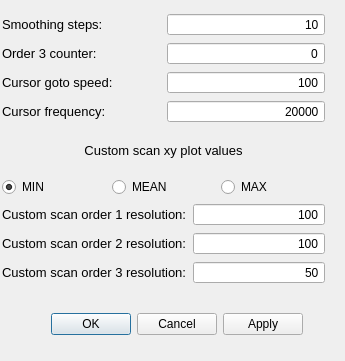
<?xml version="1.0" encoding="UTF-8"?>
<ui version="4.0">
 <class>SettingsDialog</class>
 <widget class="QDialog" name="SettingsDialog">
  <property name="geometry">
   <rect>
    <x>0</x>
    <y>0</y>
    <width>345</width>
    <height>361</height>
   </rect>
  </property>
  <property name="sizePolicy">
   <sizepolicy hsizetype="Fixed" vsizetype="Preferred">
    <horstretch>0</horstretch>
    <verstretch>0</verstretch>
   </sizepolicy>
  </property>
  <property name="windowTitle">
   <string>qudi: Laserscanner - Settings</string>
  </property>
  <widget class="QDialogButtonBox" name="buttonBox">
   <property name="geometry">
    <rect>
     <x>10</x>
     <y>310</y>
     <width>293</width>
     <height>28</height>
    </rect>
   </property>
   <property name="orientation">
    <enum>Qt::Horizontal</enum>
   </property>
   <property name="standardButtons">
    <set>QDialogButtonBox::Apply|QDialogButtonBox::Cancel|QDialogButtonBox::Ok</set>
   </property>
  </widget>
  <widget class="QWidget" name="">
   <property name="geometry">
    <rect>
     <x>2</x>
     <y>13</y>
     <width>323</width>
     <height>271</height>
    </rect>
   </property>
   <layout class="QVBoxLayout" name="verticalLayout_2">
    <item>
     <layout class="QHBoxLayout" name="horizontalLayout_3">
      <item>
       <widget class="QLabel" name="smoothing_steps_label">
        <property name="font">
         <font>
          <pointsize>10</pointsize>
         </font>
        </property>
        <property name="toolTip">
         <string>&lt;html&gt;&lt;head/&gt;&lt;body&gt;&lt;p&gt;That is the inverse time how long the scanner stays at the desired position during the scan and counts.&lt;/p&gt;&lt;/body&gt;&lt;/html&gt;</string>
        </property>
        <property name="text">
         <string>Smoothing steps:</string>
        </property>
       </widget>
      </item>
      <item>
       <widget class="QSpinBox" name="smoothing_steps_spinBox">
        <property name="alignment">
         <set>Qt::AlignRight|Qt::AlignTrailing|Qt::AlignVCenter</set>
        </property>
        <property name="buttonSymbols">
         <enum>QAbstractSpinBox::NoButtons</enum>
        </property>
        <property name="maximum">
         <number>1000</number>
        </property>
        <property name="value">
         <number>10</number>
        </property>
       </widget>
      </item>
     </layout>
    </item>
    <item>
     <layout class="QHBoxLayout" name="horizontalLayout_4">
      <item>
       <widget class="QLabel" name="order_3_counter_label">
        <property name="font">
         <font>
          <pointsize>10</pointsize>
         </font>
        </property>
        <property name="toolTip">
         <string>&lt;html&gt;&lt;head/&gt;&lt;body&gt;&lt;p&gt;That is the inverse time how long the scanner stays at the desired position during the scan and counts.&lt;/p&gt;&lt;/body&gt;&lt;/html&gt;</string>
        </property>
        <property name="text">
         <string>Order 3 counter:</string>
        </property>
       </widget>
      </item>
      <item>
       <widget class="QSpinBox" name="order_3_counter_spinBox">
        <property name="alignment">
         <set>Qt::AlignRight|Qt::AlignTrailing|Qt::AlignVCenter</set>
        </property>
        <property name="buttonSymbols">
         <enum>QAbstractSpinBox::NoButtons</enum>
        </property>
        <property name="maximum">
         <number>1000000</number>
        </property>
        <property name="value">
         <number>0</number>
        </property>
       </widget>
      </item>
     </layout>
    </item>
    <item>
     <layout class="QHBoxLayout" name="horizontalLayout">
      <item>
       <widget class="QLabel" name="cursor_goto_speed_label">
        <property name="font">
         <font>
          <pointsize>10</pointsize>
         </font>
        </property>
        <property name="toolTip">
         <string/>
        </property>
        <property name="text">
         <string>Cursor goto speed:</string>
        </property>
       </widget>
      </item>
      <item>
       <widget class="QSpinBox" name="cursor_goto_speed_spinBox">
        <property name="alignment">
         <set>Qt::AlignRight|Qt::AlignTrailing|Qt::AlignVCenter</set>
        </property>
        <property name="buttonSymbols">
         <enum>QAbstractSpinBox::NoButtons</enum>
        </property>
        <property name="maximum">
         <number>100000000</number>
        </property>
        <property name="value">
         <number>100</number>
        </property>
       </widget>
      </item>
     </layout>
    </item>
    <item>
     <layout class="QHBoxLayout" name="horizontalLayout_8">
      <item>
       <widget class="QLabel" name="cursor_frequency_label">
        <property name="font">
         <font>
          <pointsize>10</pointsize>
         </font>
        </property>
        <property name="toolTip">
         <string/>
        </property>
        <property name="text">
         <string>Cursor frequency:</string>
        </property>
       </widget>
      </item>
      <item>
       <widget class="QSpinBox" name="cursor_frequency_spinBox">
        <property name="alignment">
         <set>Qt::AlignRight|Qt::AlignTrailing|Qt::AlignVCenter</set>
        </property>
        <property name="buttonSymbols">
         <enum>QAbstractSpinBox::NoButtons</enum>
        </property>
        <property name="maximum">
         <number>100000000</number>
        </property>
        <property name="value">
         <number>20000</number>
        </property>
       </widget>
      </item>
     </layout>
    </item>
    <item>
     <layout class="QVBoxLayout" name="verticalLayout">
      <item>
       <widget class="QLabel" name="label_2">
        <property name="font">
         <font>
          <pointsize>10</pointsize>
         </font>
        </property>
        <property name="toolTip">
         <string>&lt;html&gt;&lt;head/&gt;&lt;body&gt;&lt;p&gt;That is basically the 'scan' resolution when the scanner moves backwards to prepare to scan again a line.&lt;/p&gt;&lt;p&gt;How many points are scanned in one line is depending on the resolution. Since the scanner is permanently counting during the scan, only the clock frequency determined the speed, how fast a line is scanned by a given resolution. If the scanner has to move back, it uses the same scan line method but just in the reverse. How many points are approached in the backwards movement depends on the 'return slowness'. If you scan with 100 point resolution and set return slowness to 25, than the return movement will be 4 times faster.&lt;/p&gt;&lt;p&gt;BE CAREFULL NOT TO USE A SMALL NUMBER, SINCE THE SCANNER MIGHT CRASH AGAINST THE BOARDER BECAUSE IT IS MOVING BACK TOO FAST!&lt;/p&gt;&lt;/body&gt;&lt;/html&gt;</string>
        </property>
        <property name="text">
         <string>Custom scan xy plot values</string>
        </property>
        <property name="alignment">
         <set>Qt::AlignCenter</set>
        </property>
       </widget>
      </item>
      <item>
       <layout class="QHBoxLayout" name="horizontalLayout_2">
        <item>
         <widget class="QRadioButton" name="min_radioButton">
          <property name="text">
           <string>MIN</string>
          </property>
          <property name="checked">
           <bool>true</bool>
          </property>
         </widget>
        </item>
        <item>
         <widget class="QRadioButton" name="mean_radioButton">
          <property name="text">
           <string>MEAN</string>
          </property>
          <property name="checked">
           <bool>false</bool>
          </property>
         </widget>
        </item>
        <item>
         <widget class="QRadioButton" name="max_radioButton">
          <property name="text">
           <string>MAX</string>
          </property>
          <property name="checked">
           <bool>false</bool>
          </property>
         </widget>
        </item>
       </layout>
      </item>
     </layout>
    </item>
    <item>
     <layout class="QHBoxLayout" name="horizontalLayout_5">
      <item>
       <widget class="QLabel" name="order_1_resolution_label">
        <property name="font">
         <font>
          <pointsize>10</pointsize>
         </font>
        </property>
        <property name="toolTip">
         <string>&lt;html&gt;&lt;head/&gt;&lt;body&gt;&lt;p&gt;That is the inverse time how long the scanner stays at the desired position during the scan and counts.&lt;/p&gt;&lt;/body&gt;&lt;/html&gt;</string>
        </property>
        <property name="text">
         <string>Custom scan order 1 resolution:</string>
        </property>
       </widget>
      </item>
      <item>
       <widget class="QSpinBox" name="order_1_resolution_spinBox">
        <property name="alignment">
         <set>Qt::AlignRight|Qt::AlignTrailing|Qt::AlignVCenter</set>
        </property>
        <property name="buttonSymbols">
         <enum>QAbstractSpinBox::NoButtons</enum>
        </property>
        <property name="maximum">
         <number>1000000</number>
        </property>
        <property name="value">
         <number>100</number>
        </property>
       </widget>
      </item>
     </layout>
    </item>
    <item>
     <layout class="QHBoxLayout" name="horizontalLayout_6">
      <item>
       <widget class="QLabel" name="order_2_resolution_label">
        <property name="font">
         <font>
          <pointsize>10</pointsize>
         </font>
        </property>
        <property name="toolTip">
         <string>&lt;html&gt;&lt;head/&gt;&lt;body&gt;&lt;p&gt;That is the inverse time how long the scanner stays at the desired position during the scan and counts.&lt;/p&gt;&lt;/body&gt;&lt;/html&gt;</string>
        </property>
        <property name="text">
         <string>Custom scan order 2 resolution:</string>
        </property>
       </widget>
      </item>
      <item>
       <widget class="QSpinBox" name="order_2_resolution_spinBox">
        <property name="alignment">
         <set>Qt::AlignRight|Qt::AlignTrailing|Qt::AlignVCenter</set>
        </property>
        <property name="buttonSymbols">
         <enum>QAbstractSpinBox::NoButtons</enum>
        </property>
        <property name="maximum">
         <number>1000000</number>
        </property>
        <property name="value">
         <number>100</number>
        </property>
       </widget>
      </item>
     </layout>
    </item>
    <item>
     <layout class="QHBoxLayout" name="horizontalLayout_7">
      <item>
       <widget class="QLabel" name="order_3_resolution_label">
        <property name="font">
         <font>
          <pointsize>10</pointsize>
         </font>
        </property>
        <property name="toolTip">
         <string>&lt;html&gt;&lt;head/&gt;&lt;body&gt;&lt;p&gt;That is the inverse time how long the scanner stays at the desired position during the scan and counts.&lt;/p&gt;&lt;/body&gt;&lt;/html&gt;</string>
        </property>
        <property name="text">
         <string>Custom scan order 3 resolution:</string>
        </property>
       </widget>
      </item>
      <item>
       <widget class="QSpinBox" name="order_3_resolution_spinBox">
        <property name="alignment">
         <set>Qt::AlignRight|Qt::AlignTrailing|Qt::AlignVCenter</set>
        </property>
        <property name="buttonSymbols">
         <enum>QAbstractSpinBox::NoButtons</enum>
        </property>
        <property name="maximum">
         <number>1000000</number>
        </property>
        <property name="value">
         <number>50</number>
        </property>
       </widget>
      </item>
     </layout>
    </item>
   </layout>
  </widget>
 </widget>
 <resources/>
 <connections>
  <connection>
   <sender>buttonBox</sender>
   <signal>accepted()</signal>
   <receiver>SettingsDialog</receiver>
   <slot>accept()</slot>
   <hints>
    <hint type="sourcelabel">
     <x>146</x>
     <y>283</y>
    </hint>
    <hint type="destinationlabel">
     <x>159</x>
     <y>163</y>
    </hint>
   </hints>
  </connection>
  <connection>
   <sender>buttonBox</sender>
   <signal>rejected()</signal>
   <receiver>SettingsDialog</receiver>
   <slot>reject()</slot>
   <hints>
    <hint type="sourcelabel">
     <x>146</x>
     <y>283</y>
    </hint>
    <hint type="destinationlabel">
     <x>159</x>
     <y>163</y>
    </hint>
   </hints>
  </connection>
 </connections>
</ui>
